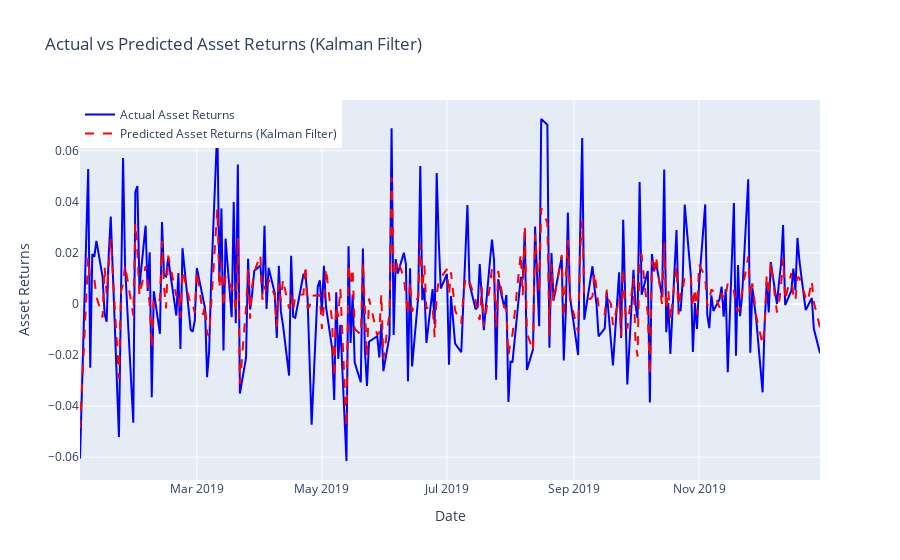

This figure's notebook cell:
### Code cell
import plotly.graph_objects as go

# Create traces
fig = go.Figure()

# Actual Asset Returns
fig.add_trace(go.Scatter(x=linear_test_df.index, 
                         y=linear_test_df['Asset_Returns'], 
                         mode='lines', 
                         name='Actual Asset Returns',
                         line=dict(color='blue')))

# Predicted Asset Returns
fig.add_trace(go.Scatter(x=linear_test_df.index, 
                         y=predicted_asset_returns, 
                         mode='lines', 
                         name='Predicted Asset Returns (Kalman Filter)',
                         line=dict(color='red', dash='dash')))

# Update layout
fig.update_layout(title='Actual vs Predicted Asset Returns (Kalman Filter)',
                  xaxis_title='Date',
                  yaxis_title='Asset Returns',
                  legend=dict(x=0, y=1.0),
                  hovermode='x unified')

# Show the figure
fig.show()

### Figure 1 — Plotly figure (JSON) as saved in the notebook; plotly's stock layout.template omitted (floating-point values rounded to 4 significant figures; data arrays with more than 128 entries replaced by an {"elided": "..."} marker saying what was removed)
{"data": [{"line": {"color": "blue"}, "mode": "lines", "name": "Actual Asset Returns", "type": "scatter", "x": {"elided": "245 str values"}, "y": {"elided": "245 float values"}}, {"line": {"color": "red", "dash": "dash"}, "mode": "lines", "name": "Predicted Asset Returns (Kalman Filter)", "type": "scatter", "x": {"elided": "245 str values"}, "y": {"elided": "245 float values"}}], "layout": {"hovermode": "x unified", "legend": {"x": 0, "y": 1}, "title": {"text": "Actual vs Predicted Asset Returns (Kalman Filter)"}, "xaxis": {"title": {"text": "Date"}}, "yaxis": {"title": {"text": "Asset Returns"}}}}
